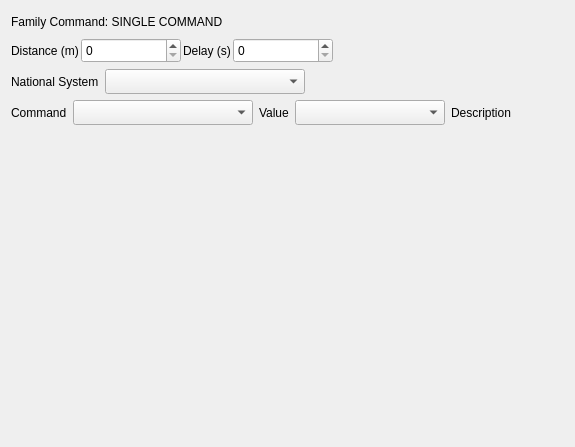
          <widget class="QWidget" name="SingleCommand">
           <attribute name="title">
            <string>SINGLE COMMAND</string>
           </attribute>
           <layout class="QGridLayout" name="gridLayout_4">
            <item row="0" column="0">
             <widget class="QLabel" name="label_Family_SingleCommand">
              <property name="minimumSize">
               <size>
                <width>0</width>
                <height>21</height>
               </size>
              </property>
              <property name="maximumSize">
               <size>
                <width>16777215</width>
                <height>21</height>
               </size>
              </property>
              <property name="text">
               <string>Family Command: SINGLE COMMAND</string>
              </property>
             </widget>
            </item>
            <item row="1" column="0">
             <layout class="QHBoxLayout" name="horizontalLayout_29">
              <property name="spacing">
               <number>2</number>
              </property>
              <item>
               <widget class="QLabel" name="label_Distance_SINGLE_COMMAND">
                <property name="minimumSize">
                 <size>
                  <width>0</width>
                  <height>21</height>
                 </size>
                </property>
                <property name="maximumSize">
                 <size>
                  <width>16777215</width>
                  <height>21</height>
                 </size>
                </property>
                <property name="text">
                 <string>Distance (m)</string>
                </property>
               </widget>
              </item>
              <item>
               <widget class="QSpinBox" name="spinBox_Distance_SINGLE_COMMAND">
                <property name="minimumSize">
                 <size>
                  <width>100</width>
                  <height>25</height>
                 </size>
                </property>
                <property name="maximumSize">
                 <size>
                  <width>100</width>
                  <height>25</height>
                 </size>
                </property>
               </widget>
              </item>
              <item>
               <widget class="QLabel" name="label_DelaSINGLE_COMMAND">
                <property name="minimumSize">
                 <size>
                  <width>0</width>
                  <height>21</height>
                 </size>
                </property>
                <property name="maximumSize">
                 <size>
                  <width>16777215</width>
                  <height>21</height>
                 </size>
                </property>
                <property name="text">
                 <string>Delay (s)</string>
                </property>
               </widget>
              </item>
              <item>
               <widget class="QSpinBox" name="spinBox_Delay_SINGLE_COMMAND">
                <property name="minimumSize">
                 <size>
                  <width>100</width>
                  <height>25</height>
                 </size>
                </property>
                <property name="maximumSize">
                 <size>
                  <width>100</width>
                  <height>25</height>
                 </size>
                </property>
               </widget>
              </item>
              <item>
               <spacer name="horizontalSpacer_41">
                <property name="orientation">
                 <enum>Qt::Horizontal</enum>
                </property>
                <property name="sizeHint" stdset="0">
                 <size>
                  <width>40</width>
                  <height>20</height>
                 </size>
                </property>
               </spacer>
              </item>
             </layout>
            </item>
            <item row="2" column="0">
             <layout class="QHBoxLayout" name="horizontalLayout_31">
              <item>
               <widget class="QLabel" name="label_command_SINGLE_COMMAND">
                <property name="minimumSize">
                 <size>
                  <width>0</width>
                  <height>21</height>
                 </size>
                </property>
                <property name="maximumSize">
                 <size>
                  <width>16650</width>
                  <height>21</height>
                 </size>
                </property>
                <property name="text">
                 <string>National System</string>
                </property>
               </widget>
              </item>
              <item>
               <widget class="QComboBox" name="comboBox_nationalSyst_SINGLE_COMMAND">
                <property name="minimumSize">
                 <size>
                  <width>200</width>
                  <height>25</height>
                 </size>
                </property>
                <property name="maximumSize">
                 <size>
                  <width>200</width>
                  <height>25</height>
                 </size>
                </property>
               </widget>
              </item>
              <item>
               <spacer name="horizontalSpacer_43">
                <property name="orientation">
                 <enum>Qt::Horizontal</enum>
                </property>
                <property name="sizeHint" stdset="0">
                 <size>
                  <width>40</width>
                  <height>20</height>
                 </size>
                </property>
               </spacer>
              </item>
             </layout>
            </item>
            <item row="3" column="0">
             <layout class="QHBoxLayout" name="horizontalLayout_3">
              <item>
               <widget class="QLabel" name="label_Command_SINGLE_COMMAND">
                <property name="minimumSize">
                 <size>
                  <width>0</width>
                  <height>21</height>
                 </size>
                </property>
                <property name="maximumSize">
                 <size>
                  <width>75</width>
                  <height>21</height>
                 </size>
                </property>
                <property name="text">
                 <string>Command</string>
                </property>
               </widget>
              </item>
              <item>
               <widget class="QComboBox" name="comboBox_Command_SINGLE_COMMAND">
                <property name="minimumSize">
                 <size>
                  <width>180</width>
                  <height>25</height>
                 </size>
                </property>
                <property name="maximumSize">
                 <size>
                  <width>16777215</width>
                  <height>25</height>
                 </size>
                </property>
               </widget>
              </item>
              <item>
               <widget class="QLabel" name="label_Value_SINGLE_COMMAND">
                <property name="minimumSize">
                 <size>
                  <width>0</width>
                  <height>21</height>
                 </size>
                </property>
                <property name="maximumSize">
                 <size>
                  <width>75</width>
                  <height>21</height>
                 </size>
                </property>
                <property name="text">
                 <string>Value</string>
                </property>
               </widget>
              </item>
              <item>
               <widget class="QComboBox" name="comboBox_Value_SINGLE_COMMAND">
                <property name="minimumSize">
                 <size>
                  <width>150</width>
                  <height>25</height>
                 </size>
                </property>
                <property name="maximumSize">
                 <size>
                  <width>16777215</width>
                  <height>25</height>
                 </size>
                </property>
               </widget>
              </item>
              <item>
               <widget class="QLabel" name="label_TextDescription_SINGLE_COMMAND">
                <property name="text">
                 <string>Description</string>
                </property>
               </widget>
              </item>
              <item>
               <widget class="QLabel" name="labelDescription_SINGLE_COMMAND">
                <property name="text">
                 <string/>
                </property>
               </widget>
              </item>
              <item>
               <spacer name="horizontalSpacer_40">
                <property name="orientation">
                 <enum>Qt::Horizontal</enum>
                </property>
                <property name="sizeHint" stdset="0">
                 <size>
                  <width>40</width>
                  <height>20</height>
                 </size>
                </property>
               </spacer>
              </item>
             </layout>
            </item>
            <item row="4" column="0">
             <spacer name="verticalSpacer_10">
              <property name="orientation">
               <enum>Qt::Vertical</enum>
              </property>
              <property name="sizeHint" stdset="0">
               <size>
                <width>20</width>
                <height>311</height>
               </size>
              </property>
             </spacer>
            </item>
           </layout>
          </widget>
